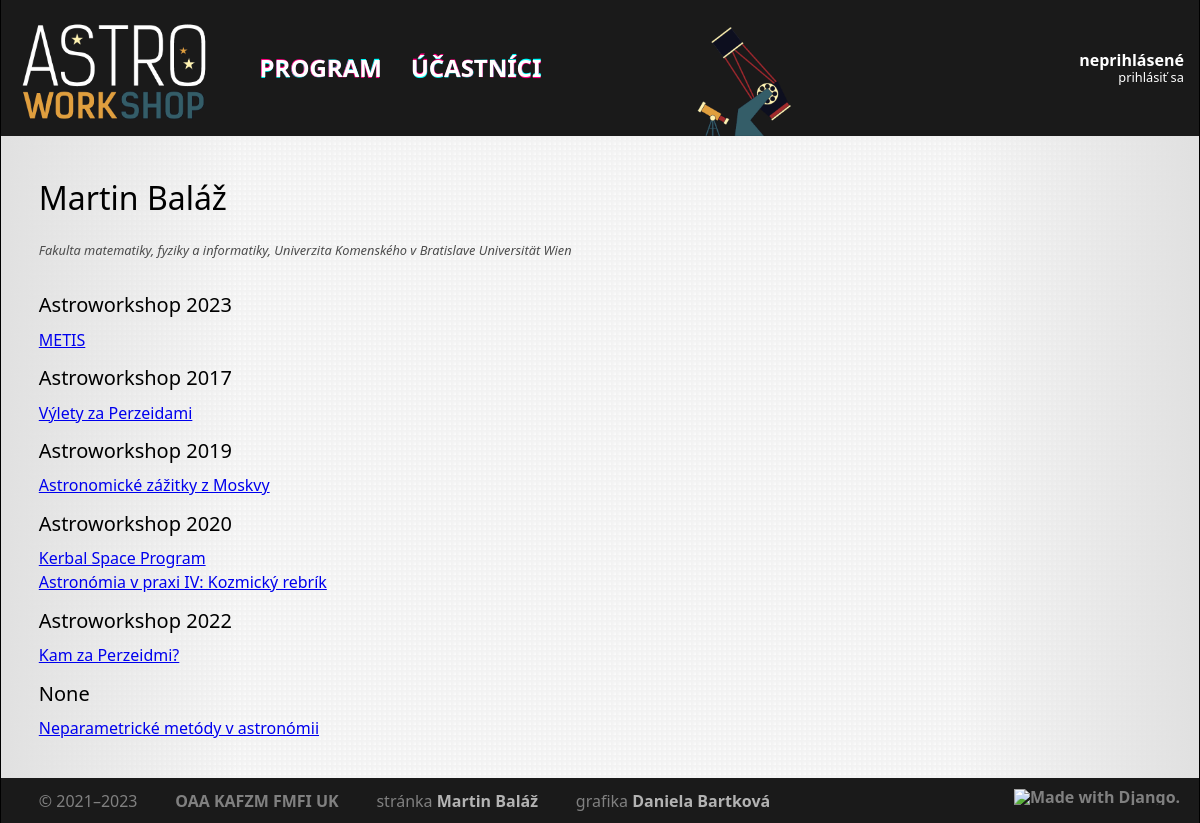
Page /people/MartinBalaz/ on the committed database.
### core/models/participant.py (models this page shows, shortened)
class Participant(AbstractUser):
    class Meta:
        ordering = ['last_name', 'first_name']
        verbose_name = 'účastník'
        verbose_name_plural = 'účastníci'
    objects = ParticipantManager()
    institutes = models.ManyToManyField(
        'Institute',
        through='Affiliation',
        related_name = 'people',
    )
    events = models.ManyToManyField(
        'Event',
        through='Participation',
        related_name = 'participants',
    )
    about = models.TextField(blank=True)
    def get_full_name(self):
        return f"{self.last_name}, {self.first_name}"
    get_full_name.short_description = 'celé meno'
    def get_natural_name(self):
        return f"{self.first_name} {self.last_name}"

### core/models/institute.py (models this page shows, shortened)
class Institute(models.Model):
    class Meta:
        ordering = ['full_name']
        verbose_name = 'inštitúcia'
        verbose_name_plural = 'inštitúcie'
    short_name = models.CharField(max_length=32, verbose_name='kód')
    full_name = models.CharField(max_length=256, verbose_name='plné meno')

### core/models/event.py (models this page shows)
class Event(models.Model):
    class Meta:
        ordering = ('start', 'name')
        verbose_name = 'workshop'
        verbose_name_plural = 'workshopy'
    objects = EventQuerySet.as_manager()
    code = models.CharField(max_length=32, unique=True, verbose_name='kód')
    name = models.CharField(max_length=32, unique=True, verbose_name='názov')
    start = models.DateTimeField(verbose_name='začiatok')
    end = models.DateTimeField(verbose_name='koniec')
    pdf_programme = models.FileField(null=True, blank=True, upload_to=event_filename, verbose_name='program (PDF)')
    def __str__(self):
        return self.name

### core/models/slot.py (models this page shows, shortened)
class Slot(models.Model):
    class Meta:
        ordering = ['start', 'duration']
        verbose_name = 'slot'
        verbose_name_plural = 'sloty'
    objects = SlotQuerySet.as_manager()
    CATEGORY_TALK = 'T'
    CATEGORY_WORKSHOP = 'W'
    CATEGORY_MEAL = 'M'
    CATEGORY_OTHER = 'O'
    CATEGORIES = [
        (CATEGORY_TALK, 'Prednáška'),
        (CATEGORY_WORKSHOP, 'Workshop'),
        (CATEGORY_MEAL, 'Jedlo'),
        (CATEGORY_OTHER, 'Ostatné'),
    ]
    title = models.CharField(blank=True, max_length=256, verbose_name='názov')
    abstract = models.TextField(blank=True, max_length=4096, verbose_name='abstrakt')
    start = models.DateTimeField(null=True, blank=True, verbose_name='začiatok')
    duration = models.PositiveIntegerField(null=False, verbose_name='dĺžka (min)')
    note = models.CharField(blank=True, max_length=256, verbose_name='poznámka')
    person = models.ManyToManyField('Participant', related_name='slots', blank=True, verbose_name='účastník')
    event = models.ForeignKey('Event', null=True, blank=True, related_name='slots', on_delete=models.CASCADE, verbose_name='workshop')
    category = models.CharField(max_length=1, choices=CATEGORIES, default=CATEGORY_TALK, verbose_name='kategória')
    online = models.BooleanField(null=False, blank=False, default=False, verbose_name='online')
    presentation = models.FileField(
        null=True,
        blank=True,
        upload_to=presentation_filename,
        verbose_name='prezentácia (PDF)'
    )
    video = models.URLField(max_length=100, null=True, blank=True, verbose_name='URL videa')

### core/views/participant.py (the view)
# urls.py: path('people/<slug:username>/', participant.ParticipantView.as_view(), name='participant'),
class ParticipantView(django.views.generic.DetailView):
    model = Participant
    context_object_name = 'participant'
    template_name = 'core/participant.html'
    slug_field = 'username'
    slug_url_kwarg = 'username'
    def get_queryset(self):
        return self.model.objects.with_talks().with_current_affiliations(datetime.date.today())

### core/models/participant.py (called while the page is built)
    def with_talks(self):
        return self.prefetch_related(
            Prefetch(
                'slots',
                queryset=Slot.objects.filter(Q(category=Slot.CATEGORY_TALK) | Q(category=Slot.CATEGORY_WORKSHOP)),
                to_attr='talks',
            ),
        )

    def with_current_affiliations(self, date):
        return self.prefetch_related(
            Prefetch(
                'institutes',
                queryset=Institute.objects.filter(
                    (Q(affiliation__start__lte=date) | Q(affiliation__start=None)) & (Q(affiliation__end__gte=date) | Q(affiliation__end=None))
                ).distinct(),
                to_attr='current_affiliations',
            ),
        )

    def get_queryset(self):
        return super().get_queryset().annotate(full_name=Concat('last_name', Value(', '), 'first_name'))

### core/templates/core/participant.html (shortened to what this page needs)
{% extends 'core/base.html' %}
{% load astro %}
{% block page %}
    <h2>
        {{ participant.get_natural_name }}
    </h2>
    <div class="authors author">
        <div class="affiliation">
            {% for aff in participant.institutes.all %}
                {{ aff.full_name }}
            {% endfor %}
        </div>
    </div>
    {% regroup participant.talks by event as talks_by_event %}
    {% for event, talks in talks_by_event %}
        <h3>
            {{ event }}
        </h3>
        <ul>
        {% for talk in talks %}
            <li>
                <a href="{% url 'slot' talk.id %}">{{ talk.title }}</a>
            </li>
        {% endfor %}
        </ul>
    {% endfor %}
{% endblock %}

### static/css/main.css (style rules this page uses)
html { width: 100%; font-family: "Segoe UI", "Verdana", sans-serif; padding: 0px; }
body { height: 100%; margin: 0px; min-height: 100vh; overflow-y: scroll; background-color: hsl(0, 0%, 92%); background-image: url("/static/images/background.png"); background-repeat: repeat; background-size: 1000px 560px; }
h2 { font-size: 200%; font-weight: 500; padding-bottom: 5mm; line-height: 1.5; }
h3 { font-size: 125%; font-weight: 500; padding-top: 3mm; padding-bottom: 2mm; line-height: 1.5; }
div.author { line-height: 1.5; }
div.authors { padding-bottom: 5mm; }
div.author div.affiliation { width: 100%; color: hsl(0, 0%, 30%); font-style: italic; font-size: 80%; }

### rows in the picture
Participant: get_natural_name "Martin Baláž"
Institute: full_name "Fakulta matematiky, fyziky a informatiky, Univerzita Komenského v Bratislave"
Institute: full_name "Universität Wien"
Event: name "Astroworkshop 2023"
Slot: title "METIS"
Event: name "Astroworkshop 2017"
Slot: title "Výlety za Perzeidami"
Event: name "Astroworkshop 2019"
Slot: title "Astronomické zážitky z Moskvy"
Event: name "Astroworkshop 2020"
Slot: title "Kerbal Space Program"
Slot: title "Astronómia v praxi IV: Kozmický rebrík"
Event: name "Astroworkshop 2022"
Slot: title "Kam za Perzeidmi?"
Slot: event "None", title "Neparametrické metódy v astronómii"

### other values in the picture
{{ year }} "2023"
